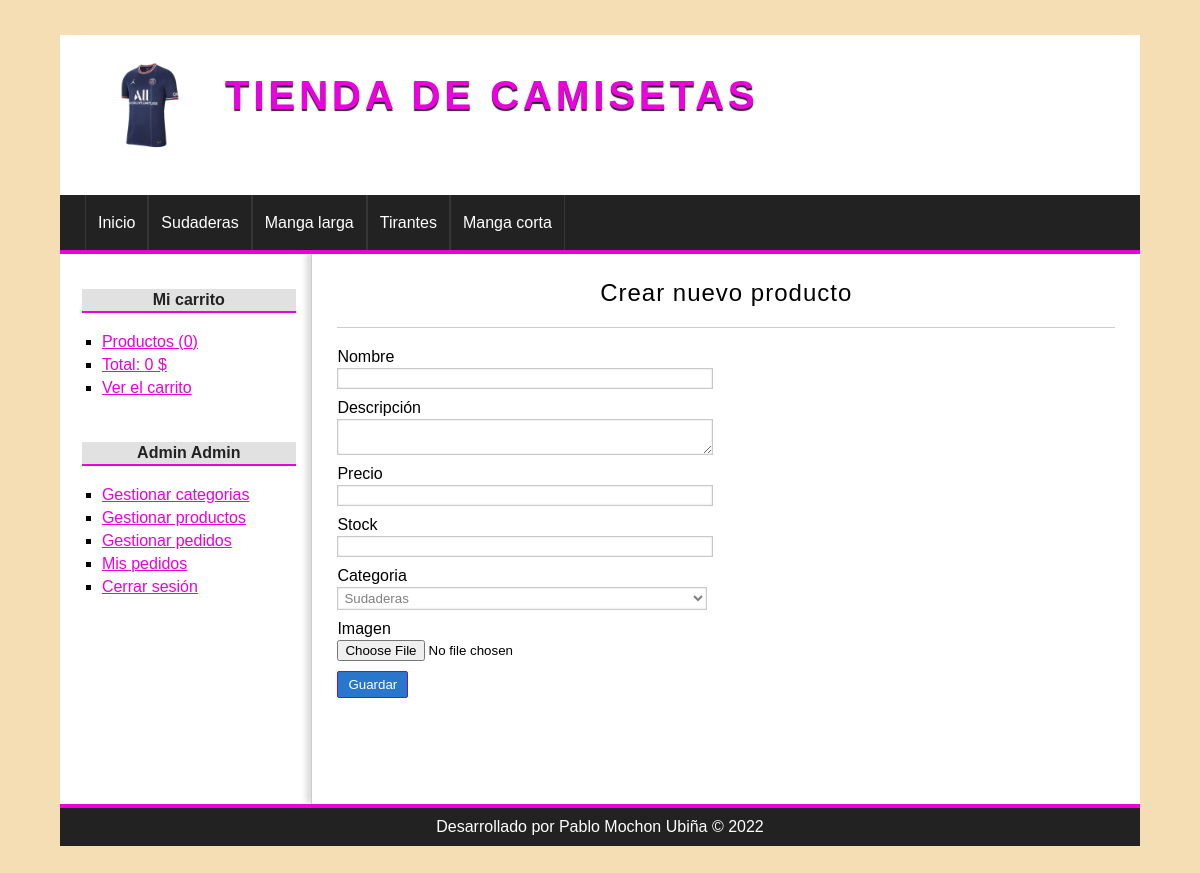
Page /producto/crear (signed in) on the committed database.
### tables this page shows
CREATE TABLE IF NOT EXISTS categorias(
id              int(255) auto_increment not null,
nombre          varchar(100) not null,
CONSTRAINT pk_categorias PRIMARY KEY(id) 
);

### config/db.php (called while the page is built)
<?php
class Database{
	public static function connect(){
		$db = new mysqli('localhost', 'root', '', 'tienda_camisetas');
		$db->query("SET NAMES 'utf8'");
		return $db;
	}
}

### helpers/utils.php (called while the page is built, shortened)
<?php
class Utils{
	public static function showCategorias(){
		require_once 'models/categoria.php';
		$categoria = new Categoria();
		$categorias = $categoria->getAll();
		return $categorias;
	}
}

### models/categoria.php (called while the page is built, shortened)
<?php
class Categoria{
	private $db;
	public function __construct() {
		$this->db = Database::connect();
	}
	public function getAll(){
		$categorias = $this->db->query("SELECT * FROM categorias ORDER BY id DESC;");
		return $categorias;
	}
}

### controllers/ProductoController.php (called while the page is built, shortened)
<?php
class productoController{
	public function crear(){
		require_once 'views/producto/crear.php';
	}
}

### views/producto/crear.php (the view, shortened to what this page needs)
<?php if(isset($edit) && isset($pro) && is_object($pro)): ?>
	<h1>Editar producto <?=$pro->nombre?></h1>
	<?php $url_action = base_url."producto/save&id=".$pro->id; ?>
<?php else: ?>
	<h1>Crear nuevo producto</h1>
	<?php $url_action = base_url."producto/save"; ?>
<?php endif; ?>
<div class="form_container">
	<form action="<?=$url_action?>" method="POST" enctype="multipart/form-data">
		<label for="nombre">Nombre</label>
		<input type="text" name="nombre" value="<?=isset($pro) && is_object($pro) ? $pro->nombre : ''; ?>"/>
		<label for="descripcion">Descripción</label>
		<textarea name="descripcion"><?=isset($pro) && is_object($pro) ? $pro->descripcion : ''; ?></textarea>
		<label for="precio">Precio</label>
		<input type="text" name="precio" value="<?=isset($pro) && is_object($pro) ? $pro->precio : ''; ?>"/>
		<label for="stock">Stock</label>
		<input type="number" name="stock" value="<?=isset($pro) && is_object($pro) ? $pro->stock : ''; ?>"/>
		<label for="categoria">Categoria</label>
		<?php $categorias = Utils::showCategorias(); ?>
		<select name="categoria">
			<?php while ($cat = $categorias->fetch_object()): ?>
				<option value="<?= $cat->id ?>" <?=isset($pro) && is_object($pro) && $cat->id == $pro->categoria_id ? 'selected' : ''; ?>>
					<?= $cat->nombre ?>
				</option>
			<?php endwhile; ?>
		</select>
		<label for="imagen">Imagen</label>
		<input type="file" name="imagen" />
		<input type="submit" value="Guardar" />
	</form>
</div>

### views/layout/header.php (shortened to what this page needs)
<!DOCTYPE HTML>
<html lang="es">
	<head>
		<link rel="stylesheet" href="<?=base_url?>assets/css/styles.css" />
	</head>
	<body>
		<div id="container">
			<header id="header">
				<div id="logo">
					<img src="<?=base_url?>assets/img/camiseta.png" alt="Camiseta Logo" />
					<a href="<?=base_url?>">
						Tienda de camisetas
					</a>
				</div>
			</header>
			<?php $categorias = Utils::showCategorias(); ?>
			<nav id="menu">
				<ul>
					<li>
						<a href="<?=base_url?>">Inicio</a>
					</li>
					<?php while($cat = $categorias->fetch_object()): ?>
						<li>
							<a href="<?=base_url?>categoria/ver&id=<?=$cat->id?>"><?=$cat->nombre?></a>
						</li>
					<?php endwhile; ?>
				</ul>
			</nav>
			<div id="content">

### assets/css/styles.css (style rules this page uses)
* { padding: 0px; margin: 0px; font-family: sans-serif, Helvetica, Arial; }
body { margin-top: 5vh; margin-bottom: 5vh; background: wheat; height:100vh; display:flex; flex-direction:column; justify-content:center; align-items:center; font-family: 'Roboto', sans-serif; }
a { color: #ea01de; }
#container { width: 90%; margin: 0px auto; background: white; }
#header { height: 20vh; background: white; }
#logo { padding: 20px; margin-left: 20px; float:left; }
#logo img { float:left; height: 100px; }
#logo a { float:left; font-size: 40px; letter-spacing: 4px; font-family: Impact, Haettenschweiler, 'Arial Narrow Bold', sans-serif; text-transform: uppercase; color: #ea01de; font-weight: bold; text-decoration: none; margin-top: 18px; margin-left: 25px; text-shadow: 0px 2px 1px #222222; transition: all 300ms; }
#menu { clear:both; background: #222; color: white; height: 55px; border-bottom: 4px solid #ea01de; }
#menu ul { list-style: none; text-decoration: none; margin: 0px auto; margin-left: 25px; }
#menu ul li { line-height: 55px; float:left; border-right: 1px solid #363636; }
#menu a { display: block; color: white; text-decoration: none; padding-left: 12px; padding-right: 12px; transition: all 300ms; }
#menu a:first-child { border-left: 1px solid #363636; }
#content { margin: 0px auto; overflow: hidden; background: white; }
.form_container { width: 50%; }
label, input[type="text"], input[type="password"], input[type="email"], input[type="number"], select, textarea { display:block; width: 95%; margin-top: 2px; margin-bottom: 2px; }
input[type="text"], input[type="password"], input[type="email"], input[type="number"], select, textarea { border: 1px solid #C9C9C9; box-shadow: 0px 0px 2px #ccc inset; background: white; padding: 2px; color: gray; transition: all 300ms; }
input[type="button"], input[type="submit"], button, .button { display: block; border-radius: 2px; width: auto; padding: 5px; padding-left: 10px; padding-right: 10px; color: white; background: #2976cd; border: 1px solid #7a15b5; cursor:pointer; }
label, input[type="button"], input[type="submit"], button { display:block; margin-top: 10px; }
#central h1 { font-size: 24px; font-weight: normal; letter-spacing: 1px; text-align: center; border-bottom: 1px solid #ccc; margin-bottom: 20px; padding: 20px; padding-top: 0px; }

### rows in the picture
categorias: nombre "Sudaderas"
categorias: nombre "Manga larga"
categorias: nombre "Tirantes"
categorias: nombre "Manga corta"

### other values in the picture
$stats['count'] "0"
$stats['total'] "0"
$_SESSION['identity']->nombre "Admin"
$_SESSION['identity']->apellidos "Admin"
form field categoria "Sudaderas"
